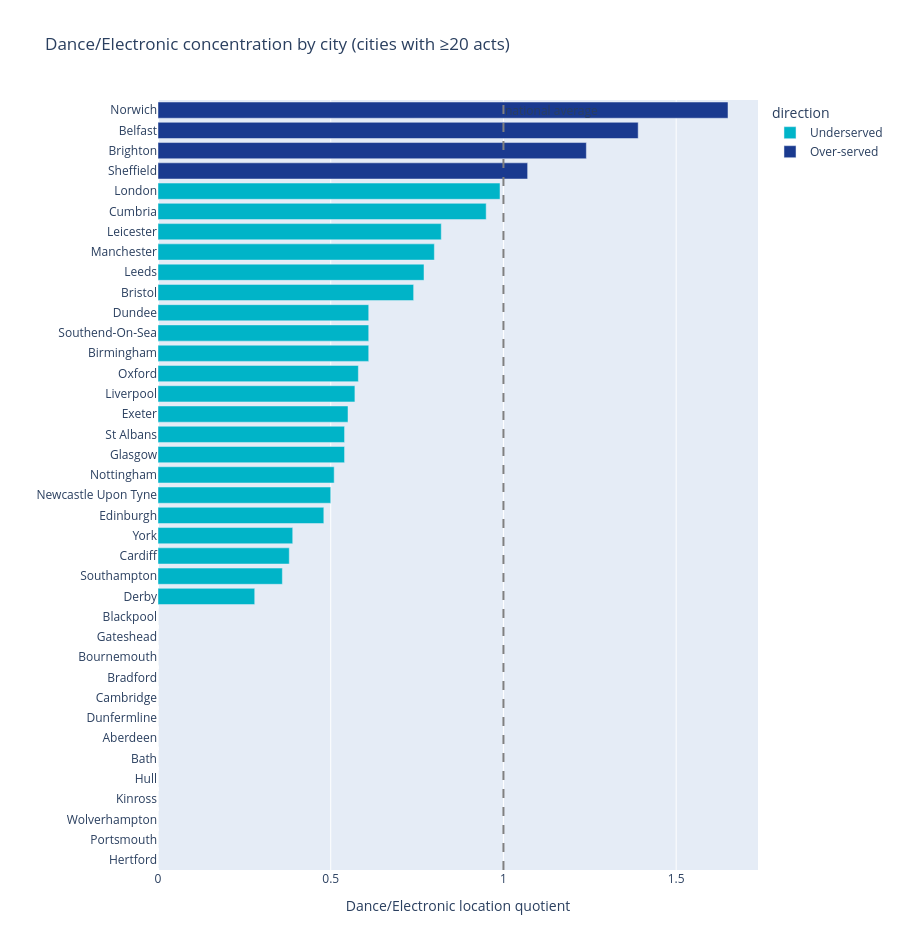

Notebook source saved alongside this figure:
### Code cell
import plotly.express as px

def plot_lq(genre, min_acts=20):
    d = location_quotient(genre, min_acts=min_acts).reset_index()
    d["direction"] = d["lq"].apply(lambda x: "Over-served" if x > 1 else "Underserved")

    fig = px.bar(
        d.sort_values("lq"),
        x="lq", y="city", orientation="h",
        color="direction",
        color_discrete_map={"Underserved": "#00B4C8", "Over-served": "#1A3A8F"},
        hover_data={"genre_acts": True, "total_acts": True, "lq": ":.2f", "direction": False},
        labels={"lq": f"{genre} location quotient", "city": ""},
        title=f"{genre} concentration by city (cities with ≥{min_acts} acts)",
    )
    fig.add_vline(x=1, line_dash="dash", line_color="grey",
                  annotation_text="national average")
    fig.update_layout(height=max(400, 25 * len(d)), showlegend=True)
    return fig

plot_lq("Dance/Electronic").show()

### Figure 1 — Plotly figure (JSON) as saved in the notebook; plotly's stock layout.template omitted (floating-point values rounded to 4 significant figures)
{"data": [{"customdata": [[0, 30, "Underserved"], [0, 34, "Underserved"], [0, 56, "Underserved"], [0, 29, "Underserved"], [0, 22, "Underserved"], [0, 20, "Underserved"], [0, 36, "Underserved"], [0, 22, "Underserved"], [0, 35, "Underserved"], [0, 25, "Underserved"], [0, 55, "Underserved"], [0, 21, "Underserved"], [0, 20, "Underserved"], [1, 54, "Underserved"], [4, 160, "Underserved"], [3, 116, "Underserved"], [2, 74, "Underserved"], [4, 120, "Underserved"], [7, 205, "Underserved"], [5, 141, "Underserved"], [23, 619, "Underserved"], [1, 27, "Underserved"], [1, 26, "Underserved"], [5, 127, "Underserved"], [3, 75, "Underserved"], [14, 335, "Underserved"], [1, 24, "Underserved"], [1, 24, "Underserved"], [14, 272, "Underserved"], [15, 285, "Underserved"], [34, 619, "Underserved"], [2, 36, "Underserved"], [2, 31, "Underserved"], [94, 1373, "Underserved"]], "hovertemplate": "Dance/Electronic location quotient=%{x:.2f}<br>=%{y}<br>genre_acts=%{customdata[0]}<br>total_acts=%{customdata[1]}<extra></extra>", "legendgroup": "Underserved", "marker": {"color": "#00B4C8", "pattern": {"shape": ""}}, "name": "Underserved", "orientation": "h", "showlegend": true, "textposition": "auto", "type": "bar", "x": [0.0, 0.0, 0.0, 0.0, 0.0, 0.0, 0.0, 0.0, 0.0, 0.0, 0.0, 0.0, 0.0, 0.28, 0.36, 0.38, 0.39, 0.48, 0.5, 0.51, 0.54, 0.54, 0.55, 0.57, 0.58, 0.61, 0.61, 0.61, 0.74, 0.77, 0.8, 0.82, 0.95, 0.99], "xaxis": "x", "y": ["Hertford", "Portsmouth", "Wolverhampton", "Kinross", "Hull", "Bath", "Aberdeen", "Dunfermline", "Cambridge", "Bradford", "Bournemouth", "Gateshead", "Blackpool", "Derby", "Southampton", "Cardiff", "York", "Edinburgh", "Newcastle Upon Tyne", "Nottingham", "Glasgow", "St Albans", "Exeter", "Liverpool", "Oxford", "Birmingham", "Southend-On-Sea", "Dundee", "Bristol", "Leeds", "Manchester", "Leicester", "Cumbria", "London"], "yaxis": "y"}, {"customdata": [[7, 96, "Over-served"], [13, 153, "Over-served"], [21, 220, "Over-served"], [6, 53, "Over-served"]], "hovertemplate": "Dance/Electronic location quotient=%{x:.2f}<br>=%{y}<br>genre_acts=%{customdata[0]}<br>total_acts=%{customdata[1]}<extra></extra>", "legendgroup": "Over-served", "marker": {"color": "#1A3A8F", "pattern": {"shape": ""}}, "name": "Over-served", "orientation": "h", "showlegend": true, "textposition": "auto", "type": "bar", "x": [1.07, 1.24, 1.39, 1.65], "xaxis": "x", "y": ["Sheffield", "Brighton", "Belfast", "Norwich"], "yaxis": "y"}], "layout": {"annotations": [{"showarrow": false, "text": "national average", "x": 1, "xanchor": "left", "xref": "x", "y": 1, "yanchor": "top", "yref": "y domain"}], "barmode": "relative", "height": 950, "legend": {"title": {"text": "direction"}, "tracegroupgap": 0}, "shapes": [{"line": {"color": "grey", "dash": "dash"}, "type": "line", "x0": 1, "x1": 1, "xref": "x", "y0": 0, "y1": 1, "yref": "y domain"}], "showlegend": true, "title": {"text": "Dance/Electronic concentration by city (cities with ≥20 acts)"}, "xaxis": {"anchor": "y", "domain": [0, 1], "title": {"text": "Dance/Electronic location quotient"}}, "yaxis": {"anchor": "x", "domain": [0, 1], "title": {"text": ""}}}}
